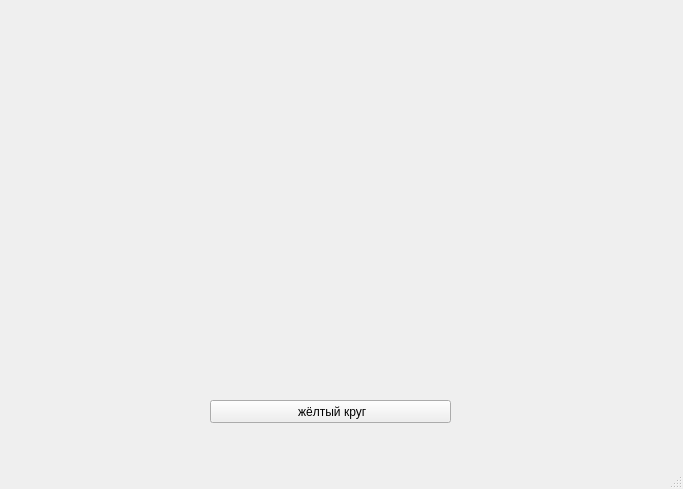
<?xml version="1.0" encoding="UTF-8"?>
<ui version="4.0">
 <class>MainWindow</class>
 <widget class="QMainWindow" name="MainWindow">
  <property name="geometry">
   <rect>
    <x>0</x>
    <y>0</y>
    <width>683</width>
    <height>489</height>
   </rect>
  </property>
  <property name="windowTitle">
   <string>MainWindow</string>
  </property>
  <widget class="QWidget" name="centralwidget">
   <widget class="QPushButton" name="pushButton">
    <property name="geometry">
     <rect>
      <x>210</x>
      <y>400</y>
      <width>241</width>
      <height>23</height>
     </rect>
    </property>
    <property name="text">
     <string> жёлтый круг</string>
    </property>
   </widget>
  </widget>
  <widget class="QMenuBar" name="menubar">
   <property name="geometry">
    <rect>
     <x>0</x>
     <y>0</y>
     <width>683</width>
     <height>26</height>
    </rect>
   </property>
  </widget>
  <widget class="QStatusBar" name="statusbar"/>
 </widget>
 <resources/>
 <connections/>
</ui>
